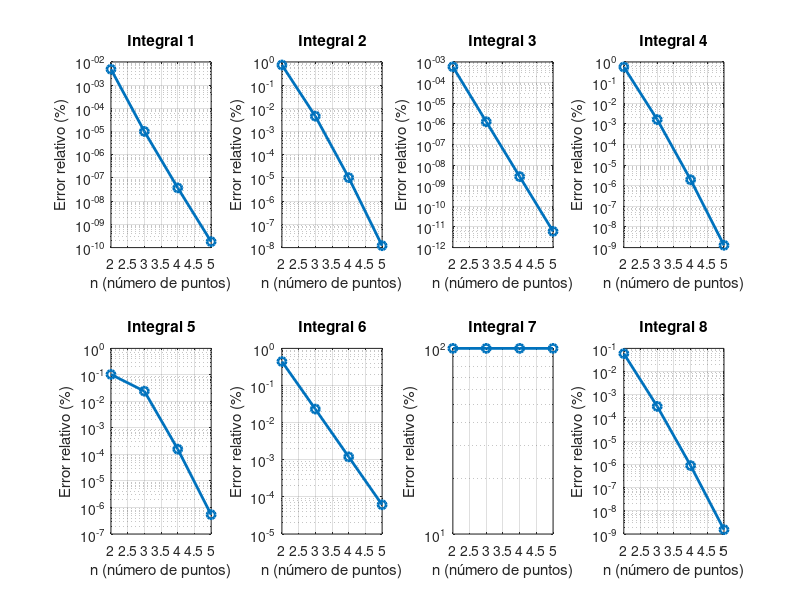

This chart was generated by the following MATLAB code: (Note: this script raises an error after producing the figure.)
% Ejercicio 10-TP3

% Borramos las variables previas y la ventana de comandos
clc
clear
close all

% Definir las funciones integrandos
f1 = @(x) x.^2.*log(x);             % x^2*ln(x)
f2 = @(x) x.^2.*exp(-x);            % x^2*e^(-x)
f3 = @(x) 2./(x.^2-4);              % 2/(x^2-4)
f4 = @(x) x.^2.*sin(x);             % x^2*sin(x)
f5 = @(x) exp(3*x).*sin(2*x);       % e^(3x)*sin(2x)
f6 = @(x) 2*x./(x.^2-4);            % 2x/(x^2-4)
f7 = @(x) 2*x./sqrt(x.^2-4);        % 2x/sqrt(x^2-4)
f8 = @(x) cos(x).^2;                % cos^2(x)

% Límites de integración
a1 = 1;    b1 = 1.5;    % Para f1
a2 = 0;    b2 = 1;      % Para f2
a3 = 0;    b3 = 0.35;   % Para f3
a4 = 0;    b4 = pi/4;   % Para f4
a5 = 0;    b5 = pi/4;   % Para f5
a6 = 1;    b6 = 1.6;    % Para f6
a7 = 3;    b7 = 3.5;    % Para f7
a8 = 0;    b8 = pi/4;   % Para f8

e = exp(1); %valor de exp 

% Valores exactos (calculados analíticamente)
exact1 = ((9*log(3/2))/8)-(19/72);
exact2 = (-5/e)+2;
exact3 = 1/2*log(33/47);
exact4 = (-(pi^2*sqrt(2))/32)+((pi*sqrt(2))/(4))+sqrt(2)-2;
exact5 = (3*e^((3*pi)/4)+2)/(13);
exact6 = log(12/25);
exact7 = (sqrt(33)/2)-sqrt(5);
exact8 = (2+pi)/8;

% Vector de valores exactos
exactValues = [exact1, exact2, exact3, exact4, exact5, exact6, exact7, exact8];

% Arreglos para funciones y límites
funcs    = {f1, f2, f3, f4, f5, f6, f7, f8};
a_limits = [a1, a2, a3, a4, a5, a6, a7, a8];
b_limits = [b1, b2, b3, b4, b5, b6, b7, b8];

% Inicializar arrays para almacenar resultados
results = zeros(4, 8);  % Para n = 2, 3, 4, 5 y 8 integrales
errors  = zeros(4, 8);  % Para errores relativos

% Calcular las integrales utilizando cuadratura gaussiana para n = 2, 3, 4, 5
for idx = 1:8
    for n_idx = 1:4
        n = n_idx + 1; % n = 2, 3, 4, 5
        
        % Usar los puntos de Gauss-Legendre predefinidos para cada n
        switch n
            case 2
                % Puntos y pesos para n=2
                x = [-0.5773502691896257; 0.5773502691896257];
                w = [1.0000000000000000; 1.0000000000000000];
            case 3
                % Puntos y pesos para n=3
                x = [-0.7745966692414834; 0.0000000000000000; 0.7745966692414834];
                w = [0.5555555555555556; 0.8888888888888888; 0.5555555555555556];
            case 4
                % Puntos y pesos para n=4
                x = [-0.8611363115940526; -0.3399810435848563; 0.3399810435848563; 0.8611363115940526];
                w = [0.3478548451374538; 0.6521451548625461; 0.6521451548625461; 0.3478548451374538];
            case 5
                % Puntos y pesos para n=5
                x = [-0.9061798459386640; -0.5384693101056831; 0.0000000000000000; 0.5384693101056831; 0.9061798459386640];
                w = [0.2369268850561891; 0.4786286704993665; 0.5688888888888889; 0.4786286704993665; 0.2369268850561891];
        end
        
        % Transformar nodos del intervalo [-1,1] al intervalo [a,b]
        a             = a_limits(idx);
        b             = b_limits(idx);
        x_transformed = ((b-a)/2)*x + (a+b)/2;
        
        % Evaluar la función en los nodos transformados
        func     = funcs{idx};
        f_values = func(x_transformed);
        
        % Calcular la integral usando la fórmula de cuadratura
        results(n_idx, idx) = ((b-a)/2) * sum(w .* f_values);
        
        % Calcular el error relativo
        errors(n_idx, idx) = abs((results(n_idx, idx) - exactValues(idx)) / exactValues(idx)) * 100;
    end
end

% Mostrar resultados
integrales = {'∫x²ln(x)dx', '∫x²e^(-x)dx', '∫2/(x²-4)dx', '∫x²sin(x)dx', ...
             '∫e^(3x)sin(2x)dx', '∫2x/(x²-4)dx', '∫2x/√(x²-4)dx', '∫cos²(x)dx'};
         
disp('Resultados de Integración con Cuadratura Gaussiana:');
disp('-----------------------------------------------------------------------');
for i = 1:8
    fprintf('Integral %d: %s desde [%.2f, %.2f]\n', i, integrales{i}, a_limits(i), b_limits(i));
    fprintf('  Valor exacto: %.10f\n', exactValues(i));
    for n = 2:5
        fprintf('  n = %d: %.10f (Error relativo: %.8f%%)\n', n, results(n-1, i), errors(n-1, i));
    end
    disp('-----------------------------------------------------------------------');
end

% Plot de convergencia (error vs. n)
figure;
for i = 1:8
    subplot(2, 4, i);
    semilogy(2:5, errors(:, i), 'o-', 'LineWidth', 2);
    title(['Integral ' num2str(i)]);
    xlabel('n (número de puntos)');
    ylabel('Error relativo (%)');
    grid on;
end
sgtitle('Convergencia de Cuadratura Gaussiana');

% Comparar con integral de MATLAB para verificación adicional
fprintf('\nComparación con integral de MATLAB:\n');
fprintf('-----------------------------------------------------------------------\n');
for i = 1:8
    func          = funcs{i};
    matlab_result = integral(func, a_limits(i), b_limits(i));
    matlab_error  = abs((matlab_result - exactValues(i)) / exactValues(i)) * 100;
    fprintf('Integral %d: MATLAB = %.10f (Error: %.8f%%)\n', i, matlab_result, matlab_error);
end
fprintf('-----------------------------------------------------------------------\n');
